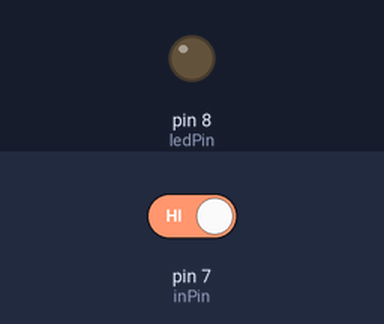
Simulated run of this sketch. Board: Arduino Uno, built with avr-gcc and run on an emulated ATmega328P. Parts: output pins drawn as LEDs (lit = HIGH). Inputs (shaded band) come from the test bench; at power-on: pin 7 (inPin) HIGH. What the sketch prints to the serial monitor is not drawn.

Above: at 1.2 s.
1.3 s: pin 7 (inPin) driven LOW
At 2.4 s:
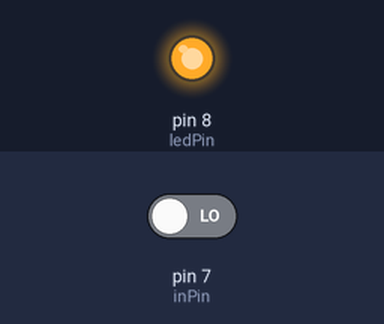
2.8 s: pin 7 (inPin) driven HIGH
At 3.6 s:
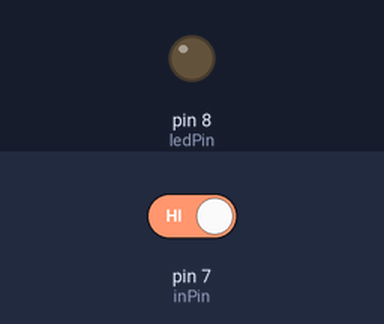
Timing chart, 0 to 5.8 s (numbered marks = the images above; inputs shaded):
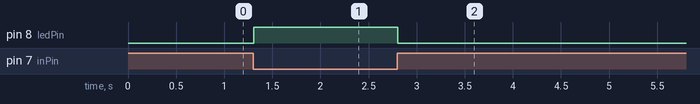

The sketch:

pushBtnTest.ino
```cpp
/*
Las resistencias tienen la avispa a tierra
los pines cierran el circuito
analogico
*/


int ledPin = 8;
int inPin = 7;
int val = 0;

void setup() {
  pinMode(ledPin,OUTPUT);
  pinMode(inPin,INPUT);
  Serial.begin(9600);//firebug del arduino
}

void loop() {
  val = digitalRead(inPin);
  //Serial.println("XXXXXX");
  //Serial.println(HIGH);
  Serial.println(val);
  if(val == 0){
    digitalWrite(ledPin,HIGH);
  }else{
     digitalWrite(ledPin,LOW);
  }
}
```

Measured:
- after the input at 1.3 s, pin 8 (ledPin): LOW → HIGH at once
- after the input at 2.8 s, pin 8 (ledPin): HIGH → LOW at once
